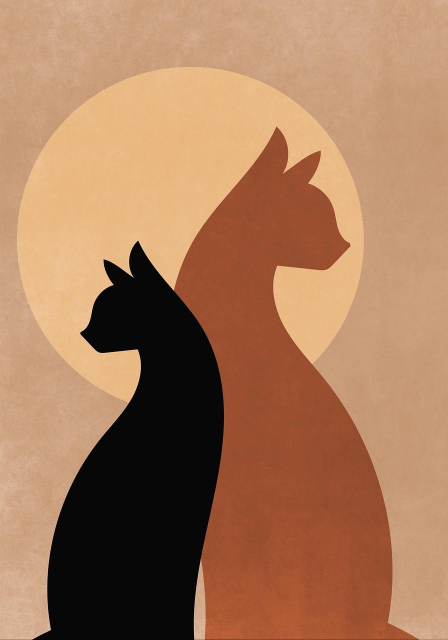
#> input picture testes/saida_uma_imagem.jpg, 896 x 1280 px, given in place of imagem1.jpg, which was not available (shown at 1/2 size); the run also reads 1 picture not shown here
$ python teste_juntar_em_grade.py
#> lines starting #> are read from the running program, lines starting #| are printed output that depends on the picture; pictures that were not available may be replaced by others from this repository, and a replacement may not be noted
### processador_imagem/processo/combinacao.py
from PIL import Image


# [17 lines left out: function juntar_lado_a_lado, not called in this run]

def juntar_em_grade(lista_de_imagens, linhas, colunas):
    # Verifica se o número de imagens corresponde ao tamanho da grade
    if len(lista_de_imagens) != linhas * colunas:
        raise ValueError("O número de imagens não corresponde ao tamanho da grade especificada.")
    # pegar o tamanho padrao das imagens
    largura1, altura1 = lista_de_imagens[0].size # pegando a primeira imagem de referencia
    # calcular dimensões da nova imagem
    largura_total = largura1 * colunas
    altura_total = altura1 * linhas
    # criar uma nova imagem em branco
    nova_imagem = Image.new("RGBA", (largura_total, altura_total))
    # colar as imagens na posição correta
    for indice , img in enumerate(lista_de_imagens):
        linha= indice // colunas
        coluna= indice % colunas
        x = coluna * largura1
        y = linha * altura1
        print(f"Colando imagem {indice+1} na posição ({x}, {y})")
        nova_imagem.paste(img, (x, y))
    return nova_imagem
# [49 lines left out: functions sobrepor_imagens, juntar_verticalmente, adicionar_borda, not called in this run]

### teste_juntar_em_grade.py
from PIL import Image
from processador_imagem.processo.combinacao import juntar_em_grade

# Chamar a lista de imagens
lista_de_imagens = [
    Image.open('imagens/imagem1.jpg'),
    Image.open('imagens/imagem2.jpg'),
    Image.open('imagens/imagem3.jpg'),
    Image.open('imagens/imagem4.jpg')
    ]
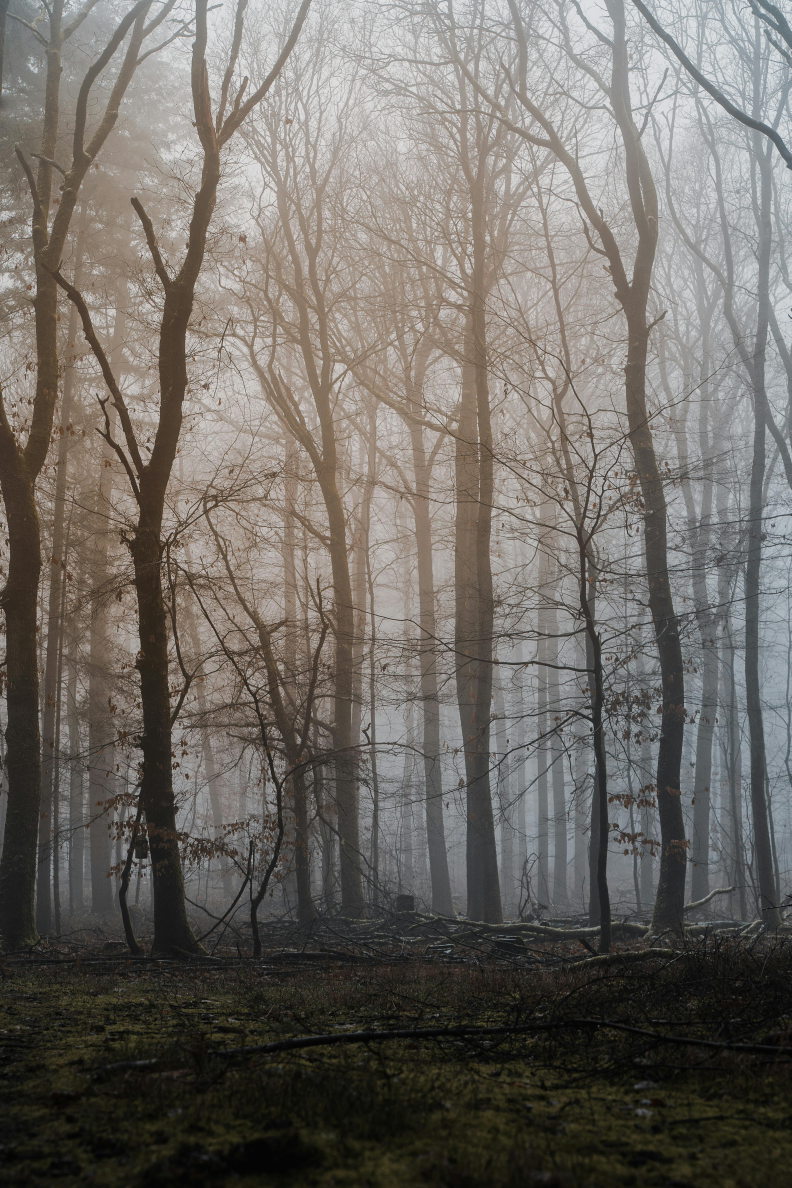
#> input picture imagens/imagem2.jpg, 3958 x 5938 px (shown at 1/5 size)
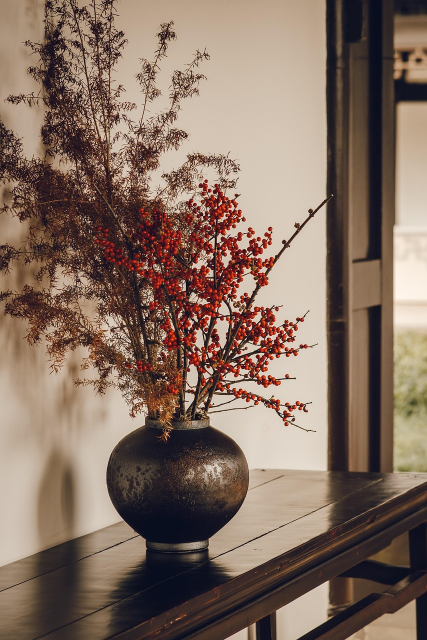
#> input picture imagens/imagem4.jpg, 854 x 1280 px (shown at 1/2 size)
resultado= juntar_em_grade(lista_de_imagens, linhas = 2, colunas= 2)
#> in juntar_em_grade, `nova_imagem = Image.new("RGBA", (largura_total, altura_total))`: nova_imagem: PIL image 1792x2560 RGBA; every value is 0
#> the loop in juntar_em_grade, `for indice , img in enumerate(lista_de_imagens):` made 4 passes
#> (linha, coluna, x, y) on passes 1 to 4: (0, 0, 0, 0), (0, 1, 896, 0), (1, 0, 0, 1280), (1, 1, 896, 1280)
#| Colando imagem 1 na posição (0, 0)
#| Colando imagem 2 na posição (896, 0)
#| Colando imagem 3 na posição (0, 1280)
#| Colando imagem 4 na posição (896, 1280)
#> after the loop in juntar_em_grade, `for indice , img in enumerate(lista_de_imagens):`:
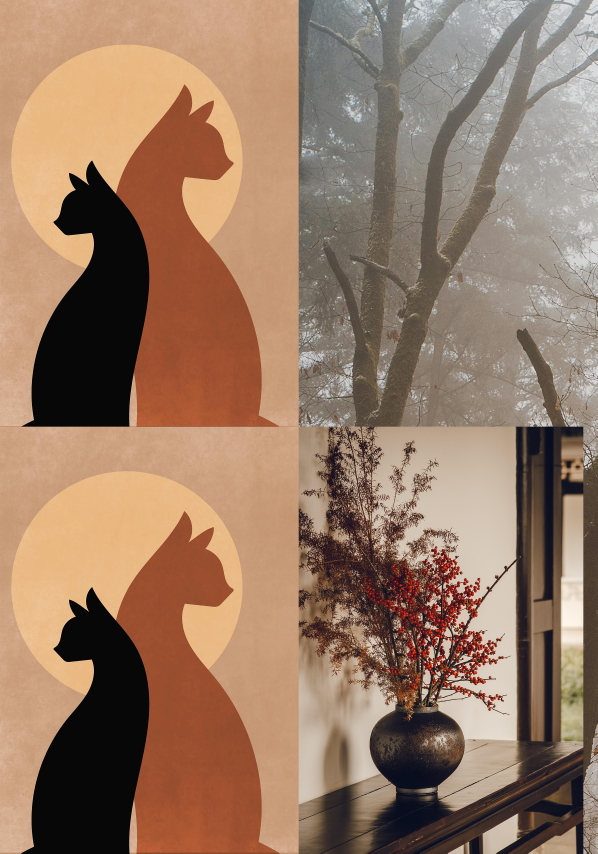
#> nova_imagem: PIL image 1792x2560 RGBA (shown at 1/3 size); mean R, G, B, A 151.8, 122.2, 101.1, 255
resultado.save("testes/grade.png")
